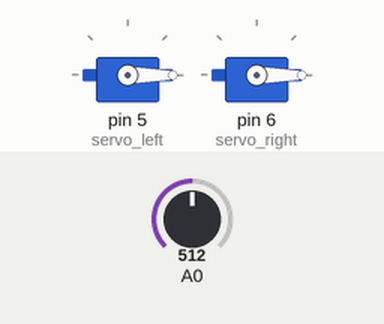
Bench run of a sketch on a simulated Arduino Uno, built with avr-gcc and run on an emulated ATmega328P. On the bench: 2 × servo. The inputs (shaded band) are chosen by the test bench; at power-on: A0 = 512.

Above: at 0.2 s.
Timing chart, 0 to 1.7 s (numbered marks = the images above):
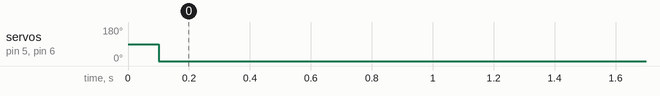

Measured:
- by itself, servo on pin 5 (servo_left), servo on pin 6 (servo_right): 90° → 0° at 0.10 s

The sketch:

ghostbusters.ino
```cpp
#include <Servo.h>
#include <SPI.h>

Servo servo_left, servo_right;
const byte LATCH = 10;

byte ledLeft, ledRight;
byte ledGreen[] = { 0b00000000, 0b00000000 };

unsigned long lastMillis = 0;

void setup()
{
  SPI.begin();
  pinMode(LATCH, OUTPUT);
  servo_left.attach(5);
  servo_right.attach(6);
}

void loop()
{
  long val = analogRead(A0);
  int d = map(val, 0, 1023, 0, 180);
  unsigned long curMillis = millis();
  for (int i = 0; i < d; i += 15)
  {
    if (curMillis - lastMillis >= 100)
    {
      lastMillis = curMillis;
      servo_left.write(i);
      servo_right.write(i);
    }
  }
}

// TODO

void writeMap()
{
  digitalWrite(LATCH, LOW);
  SPI.transfer(ledGreen[0]);
  SPI.transfer(ledGreen[1]);
  SPI.transfer(ledRight);
  SPI.transfer(ledLeft);
  digitalWrite(LATCH, HIGH);
}

void writeLED(long v)
{
  int m = map(v, 0, 1023, 0, 6);
  switch (m)
  {
    case 0: ledRight = ledLeft = 0b00000001; break;
    case 1: ledRight = ledLeft = 0b00000011; break;
    case 2: ledRight = ledLeft = 0b00000111; break;
    case 3: ledRight = ledLeft = 0b00001111; break;
    case 4: ledRight = ledLeft = 0b00011111; break;
    case 5: ledRight = ledLeft = 0b00011111; break;
    case 6: ledRight = ledLeft = 0b00111111; break;
  }
  digitalWrite(LATCH, LOW);
  SPI.transfer(ledGreen[0]);
  SPI.transfer(ledGreen[1]);
  SPI.transfer(ledRight);
  SPI.transfer(ledLeft);
  digitalWrite(LATCH, HIGH);
}

#if 0
// EMF Detector for 7-Segment LED Display v1.0
//
// original code/project by Aaron ALAI - aaronalai1@gmail.com
// modified for use w/ LED bargraph by Collin Cunningham - collin@makezine.com
// modified again by ComputerGeek for instructable & 7-segment display.

#define NUMREADINGS 15 // raise this number to increase data smoothing

int senseLimit = 15; // raise this number to decrease sensitivity (up to 1023 max)
int probePin = 5; // analog 5
int val = 0; // reading from probePin

// variables for smoothing

int readings[NUMREADINGS];                // the readings from the analog input
int index = 0;                            // the index of the current reading
int total = 0;                            // the running total
int average = 0;                          // final average of the probe reading

//CHANGE THIS TO affect the speed of the updates for numbers. Lower the number the faster it updates.
int updateTime = 40;

void setup()
{
  Serial.begin(9600);  // initiate serial connection for debugging/etc
  for (int i = 0; i < NUMREADINGS; i++)
    readings[i] = 0;                      // initialize all the readings to 0
}

void loop()
{
  val = analogRead(probePin);  // take a reading from the probe

  // if the reading isn't zero, proceed
  if (val >= 1)
  {
    // turn any reading higher than the senseLimit value into the senseLimit value
    val = constrain(val, 1, senseLimit);
    // remap the constrained value within a 1 to 1023 range
    val = map(val, 1, senseLimit, 1, 1023);
    // subtract the last reading
    total -= readings[index];
    // read from the sensor
    readings[index] = val;
    total += readings[index];               // add the reading to the total
    index = (index + 1);                    // advance to the next index
    if (index >= NUMREADINGS)               // if we're at the end of the array...
      index = 0;                            // ...wrap around to the beginning
    average = total / NUMREADINGS;          // calculate the average
    if (average > 50)
      showLED0();
    if (average > 150)
      showLED1();
    if (average > 250)
      showLED2();
    if (average > 350)
      showLED3();
    if (average > 450)
      showLED4();
    if (average > 550)
      showLED5();
    if (average > 650)
      showLED6();
    if (average > 750)
      showLED7();

    if (average > 850)
      showLED8();
    if (average > 950)
      showLED9();
    Serial.println(average); // use output to aid in calibrating
    delay(updateTime);
  }

}
#endif
```
